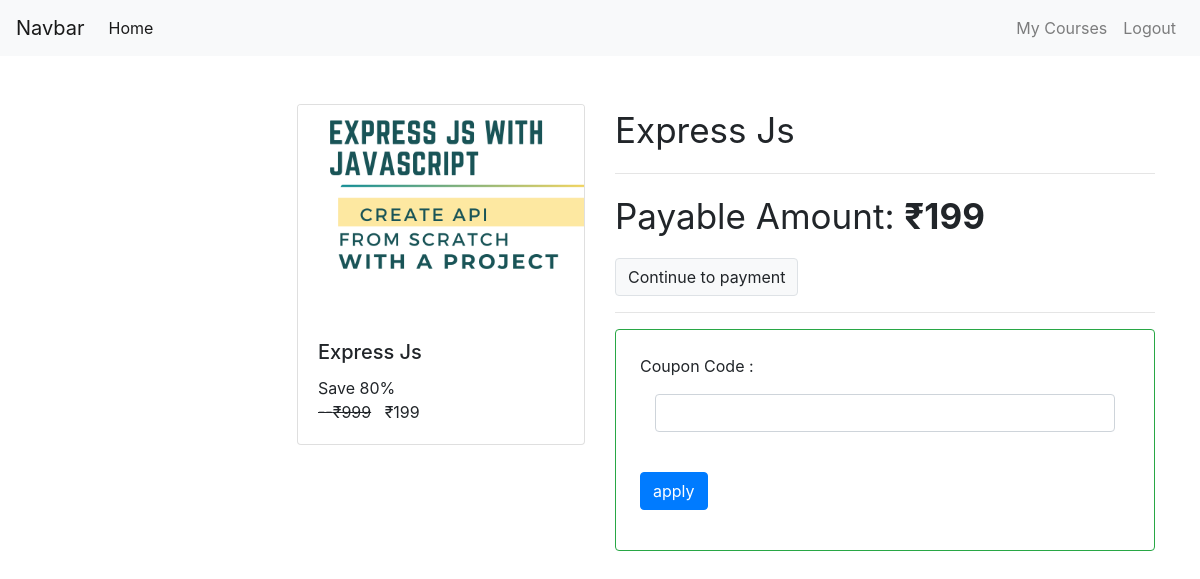
The page /check-out/Express_mango (signed in) on the database its author committed.
### courses/models/course.py (models this page shows, shortened)
class Course(models.Model):
    name = models.CharField(max_length=30, null=False)
    slug = models.CharField(max_length=50, null=False, unique=True)
    description = models.CharField(max_length=200, null=True)
    price = models.IntegerField(null=False)
    discount = models.IntegerField(null=False, default=0)
    active = models.BooleanField(default=False)
    thumbnail = models.ImageField(upload_to="files/thumbnail")
    date = models.DateTimeField(auto_now_add=True)
    resource = models.FileField(upload_to="files/resources")
    length = models.IntegerField(null=False)

### courses/views/checkout.py (the view, shortened to what this page needs)
# urls.py: path('check-out/<str:slug>',checkOut,name='checkout'),
@login_required(login_url='/login')
def checkOut(request, slug):
    course = Course.objects.get(slug=slug)
    user = request.user
    action = request.GET.get('action')
    couponcode = request.GET.get('couponcode')
    coupon_code_message = None
    coupon = None
    order = None
    payment = None
    error = None
    amount = None
    try:
        user_course = UserCourse.objects.get(user=user, course=course)
        error = "You are already enrolled in this course"
    except:
        pass
    if error is None:
        price = course.price
        discount = course.discount
        amount = int((price-(price * discount*.01))*100)
    print("amount: ",amount)
    if amount == 0:
        userCourse = UserCourse(
            user=user, course=course)
        userCourse.save()
        return redirect("my-courses")
    context = {
        "course": course,
        "order": order,
        "payment": payment,
        "user": user,
        "error": error,
        "coupon": coupon,
        "coupon_code_message": coupon_code_message
    }
    return render(request, "courses/check_out.html", context=context)

### courses/templatetags/course_custom_tags.py (called while the page is built)
@register.simple_tag
def calc_sellprice(price,discount):
    if discount is None or discount is 0:
        return price
    sellprice=0
    sellprice=price-(price *discount*.01)
    return math.floor(sellprice)

@register.filter
def rupee(price):
    return f'₹{price}'

### courses/templates/courses/check_out.html (shortened to what this page needs)
{% extends 'courses/base.html' %}
{% load course_custom_tags %}
{% block content %}
<div class="container">
    <br>
    <br>
    <div class="row ">
        <div class=" col mr-auto">
            <div class="card ml-auto" style="width: 18rem;">
                <img src="{{course.thumbnail.url}}" class="card-img-top" alt="...">
                <div class="card-body">
                    <h5 class="card-title">{{course.name}}</h5>
                    <p class="card-text m-0 p-0">
                        Save {{course.discount}}%
                        <br>
                        <span class="price">
                            <del>--{{course.price|rupee}}</del>
                            <span>{% calc_sellprice course.price course.discount as value %} {{value|rupee}}</span>
                        </span>
                    </p>
                </div>
            </div>
        </div>
        <div class="col">
            <div>
                <p class="display-5">
                    {{course.name}}
                </p>
                <hr>
                {% if coupon %}
                <p class="alert alert-light border">
                    Coupon code applied.
                    You have got {{coupon.discount}}% Discount
                </p>
                <br>
                <p class="display-5">
                    Payable Amount: <b>{% calc_sellprice course.price coupon.discount as value %} {{value|rupee}}</b>
                </p>
                <a class="btn btn-light border" href="?action=create_payment&couponcode={{coupon.code}}">Continue to payment</a>
                {% else %}
                <p class="display-5">
                    Payable Amount: <b>{% calc_sellprice course.price course.discount as value %} {{value|rupee}}</b>
                </p>
                <a class="btn btn-light border" href="?action=create_payment">Continue to payment</a>
                {% endif %}
            </div>
            <hr>
            <div class="border p-4 rounded border-success">
                <p>
                    Coupon Code :
                </p>
                <form action="" method="get">
                    <div class="col lg-5 form-group">
                        <input type="text" name="couponcode" class="form-control" id="">
                    </div>
                    <br>
                    <div class="form-group">
                        <input type="submit" value="apply" class="btn btn-primary">
                    </div>
                </form>
            </div>
        </div>
    </div>
</div>
{% endblock %}

### courses/templates/courses/check_out.html (style rules this page uses)
.display-5 { font-size: 35px; }

### rows shown on the page
Course: thumbnail (picture), name "Express Js", discount "80", price "₹999"

### other values the page prints
{{ value|rupee }} "₹199"
